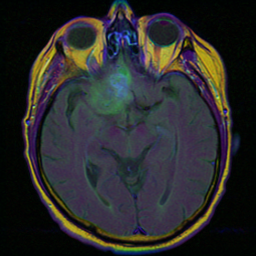
#> input picture data/sample/images/mri_brain_tumor_01.png, 256 x 256 px
$ jupyter execute --allow-errors 02_preprocessing_and_skull_stripping.ipynb   (shell and % lines are left out)
#> lines starting #> are read from the running program, lines starting #| are printed output that depends on the picture; after the words box and inside, x2 and y2 are one past the last pixel; in counts of white or black regions, pixels touching at a corner belong together
### src/preprocessing/filters.py
"""Bộ lọc khử nhiễu Rician và tăng cường độ tương phản ảnh MRI.

Phụ trách: Hà Mạnh Trường (MSSV: 2045240326).
Tài liệu tham khảo: Gonzalez & Woods (4th Ed), Chapter 3 (Intensity Transformations) & Chapter 5 (Restoration).
"""

from typing import Tuple
import numpy as np
import cv2

def apply_bilateral_filter(
    image: np.ndarray,
    d: int = 9,
    sigma_color: float = 75.0,
    sigma_space: float = 75.0
) -> np.ndarray:
    """Khử nhiễu Rician trên ảnh MRI nhưng bảo toàn độ sắc nét đường bờ khối u.

    Args:
        image: Ảnh MRI xám đầu vào (H, W), dtype uint8 [0, 255].
        d: Đường kính vùng lân cận điểm ảnh.
        sigma_color: Độ lệch chuẩn của hàm Gauss trong không gian mức xám.
        sigma_space: Độ lệch chuẩn của hàm Gauss trong không gian tọa độ.

    Returns:
        np.ndarray: Ảnh sau khi khử nhiễu, cùng kích thước và dtype với ảnh đầu vào.
    """
    if len(image.shape) == 3:
        image = cv2.cvtColor(image, cv2.COLOR_BGR2GRAY)
    return cv2.bilateralFilter(image, d=d, sigmaColor=sigma_color, sigmaSpace=sigma_space)


def apply_clahe(
    image: np.ndarray,
    clip_limit: float = 2.0,
    tile_grid_size: Tuple[int, int] = (8, 8)
) -> np.ndarray:
    """Tăng cường độ tương phản thích ứng giới hạn độ tương phản (CLAHE).

    Args:
        image: Ảnh MRI xám đầu vào (H, W), dtype uint8 [0, 255].
        clip_limit: Ngưỡng cắt lược đồ xám để tránh khuếch đại nhiễu nền.
        tile_grid_size: Kích thước lưới chia nhỏ ảnh để cân bằng cục bộ.

    Returns:
        np.ndarray: Ảnh sau khi tăng tương phản mô não.
    """
    if len(image.shape) == 3:
        image = cv2.cvtColor(image, cv2.COLOR_BGR2GRAY)
    clahe = cv2.createCLAHE(clipLimit=clip_limit, tileGridSize=tile_grid_size)
    return clahe.apply(image)

### src/preprocessing/skull_strip.py
"""Thuật toán Tách sọ não (Skull Stripping) 6 bước trên ảnh MRI.

Phụ trách: Hà Mạnh Trường (MSSV: 2045240326).
Tài liệu tham khảo: Gonzalez & Woods (4th Ed), Chapter 9 (Morphological Image Processing).

Quy trình 6 bước DIP:
1. Khử nhiễu sơ bộ bằng Gaussian blur (5x5, sigma=1.0).
2. Phân ngưỡng nhị phân Otsu tự động tách đầu khỏi nền đen.
3. Phép mở hình thái học (Morphological Opening) cắt đứt cầu nối mô giữa màng não và xương sọ.
4. Trích xuất thành phần liên thông lớn nhất (Largest Connected Component - LCC).
5. Phép đóng hình thái học (Closing) khép rãnh nhỏ và lấp đầy lỗ hổng não thất (Hole Filling).
6. Phép nhân Bitwise-AND với ảnh gốc để thu được ảnh não sạch sọ.
"""

from typing import Dict, Optional, Tuple, Union
import numpy as np
import cv2


def _build_brain_mask_steps(
    gray: np.ndarray,
    kernel_size: int
) -> Tuple[np.ndarray, Dict[str, np.ndarray]]:
    """Thực thi chuỗi 6 bước và trả về mặt nạ não kèm toàn bộ ảnh trung gian.

    Args:
        gray: Ảnh MRI xám đầu vào (H, W), dtype uint8.
        kernel_size: Kích thước phần tử cấu trúc elip cho phép Opening.

    Returns:
        Tuple[np.ndarray, Dict[str, np.ndarray]]: (brain_mask, intermediates) với
        các khoá 'original', 'denoised', 'otsu', 'opened', 'lcc',
        'closed_and_filled', 'brain_mask', 'stripped'.
    """
    steps: Dict[str, np.ndarray] = {}

    # 1. Khử nhiễu sơ bộ bằng Gaussian blur
    steps["original"] = gray.copy()
    denoised = cv2.GaussianBlur(gray, (5, 5), sigmaX=1.0)
    steps["denoised"] = denoised

    # 2. Ngưỡng hóa tự động Otsu
    _, otsu = cv2.threshold(denoised, 0, 255, cv2.THRESH_BINARY + cv2.THRESH_OTSU)
    steps["otsu"] = otsu

    # 3. Phép mở hình thái học với phần tử cấu trúc elip
    kernel = cv2.getStructuringElement(cv2.MORPH_ELLIPSE, (kernel_size, kernel_size))
    opened = cv2.morphologyEx(otsu, cv2.MORPH_OPEN, kernel, iterations=2)
    steps["opened"] = opened

    # 4. Tìm thành phần liên thông lớn nhất (Nhu mô não)
    lcc = np.zeros_like(gray, dtype=np.uint8)
    num_labels, labels, stats, _ = cv2.connectedComponentsWithStats(opened, connectivity=8)
    if num_labels > 1:
        # Bỏ qua label 0 (nền đen), tìm nhãn có diện tích lớn nhất
        largest_label = 1 + int(np.argmax(stats[1:, cv2.CC_STAT_AREA]))
        lcc[labels == largest_label] = 255
    steps["lcc"] = lcc

    # 5. Phép đóng hình thái học + lấp đầy lỗ hổng bên trong nhu mô não
    close_kernel = cv2.getStructuringElement(cv2.MORPH_ELLIPSE, (11, 11))
    closed = cv2.morphologyEx(lcc, cv2.MORPH_CLOSE, close_kernel, iterations=1)

    mask_floodfill = closed.copy()
    h, w = closed.shape
    fill_mask = np.zeros((h + 2, w + 2), np.uint8)
    cv2.floodFill(mask_floodfill, fill_mask, (0, 0), 255)
    mask_holes = cv2.bitwise_not(mask_floodfill)
    brain_mask = cv2.bitwise_or(closed, mask_holes)
    steps["closed_and_filled"] = brain_mask.copy()

    # 6. Bitwise-AND giữ lại nhu mô não trên ảnh gốc
    steps["brain_mask"] = brain_mask
    steps["stripped"] = cv2.bitwise_and(gray, gray, mask=brain_mask)

    return brain_mask, steps


def extract_brain_mask(
    image: np.ndarray,
    kernel_size: int = 5,
    return_intermediates: bool = False
) -> Union[np.ndarray, Tuple[np.ndarray, Dict[str, np.ndarray]]]:
    """Tạo mặt nạ nhị phân nhu mô não (Brain Mask), loại bỏ xương sọ và da đầu.

    Args:
        image: Ảnh MRI xám đầu vào (H, W), dtype uint8 [0, 255].
        kernel_size: Kích thước phần tử cấu trúc dạng đĩa (disk/ellipse).
        return_intermediates: Nếu True, trả thêm từ điển ảnh trung gian 6 bước.

    Returns:
        - return_intermediates=False: np.ndarray mặt nạ nhị phân (H, W),
          dtype uint8, giá trị {0, 255}.
        - return_intermediates=True: Tuple[np.ndarray, Dict[str, np.ndarray]] gồm
          (brain_mask, intermediates).
    """
    if len(image.shape) == 3:
        gray = cv2.cvtColor(image, cv2.COLOR_BGR2GRAY)
    else:
        gray = image.copy()

    brain_mask, steps = _build_brain_mask_steps(gray, kernel_size)
    if return_intermediates:
        return brain_mask, steps
    return brain_mask


def strip_skull(
    image: np.ndarray,
    brain_mask: Optional[np.ndarray] = None,
    return_intermediates: bool = False
) -> Union[Tuple[np.ndarray, np.ndarray],
           Tuple[np.ndarray, np.ndarray, Dict[str, np.ndarray]]]:
    """Tách sọ não khỏi ảnh MRI gốc.

    Args:
        image: Ảnh MRI xám đầu vào (H, W), dtype uint8.
        brain_mask: Mặt nạ não đã tính trước (nếu có). Nếu None, hàm sẽ tự gọi
            extract_brain_mask.
        return_intermediates: Nếu True, trả thêm từ điển ảnh trung gian 6 bước.

    Returns:
        - return_intermediates=False: Tuple (ảnh_sau_tách_sọ, mặt_nạ_nhu_mô_não).
        - return_intermediates=True: Tuple (ảnh_sau_tách_sọ, mặt_nạ_nhu_mô_não,
          intermediates).
    """
    if len(image.shape) == 3:
        gray = cv2.cvtColor(image, cv2.COLOR_BGR2GRAY)
    else:
        gray = image.copy()

    steps: Optional[Dict[str, np.ndarray]] = None
    if brain_mask is None:
        if return_intermediates:
            brain_mask, steps = extract_brain_mask(gray, return_intermediates=True)
        else:
            brain_mask = extract_brain_mask(gray)

    # Nhân bitwise-AND để giữ lại vùng não sạch sọ
    stripped_brain = cv2.bitwise_and(gray, gray, mask=brain_mask)

    if not return_intermediates:
        return stripped_brain, brain_mask

    if steps is None:
        # Mặt nạ được truyền từ ngoài: vẫn dựng chuỗi trung gian chuẩn để báo cáo.
        _, steps = extract_brain_mask(gray, return_intermediates=True)
        steps["brain_mask"] = brain_mask
    steps["stripped"] = stripped_brain
    return stripped_brain, brain_mask, steps

### notebooks/02_preprocessing_and_skull_stripping.ipynb
# 📓 Notebook 2: Tiền Xử Lý & Tách Sọ Não (Skull Stripping)
**Căn cứ tài liệu:** `docs/KHUNG_NOI_DUNG_TONG_QUAT_DO_AN_XLAS.md`
* **Quy trình chuẩn Bộ môn:** **Bước 2 — Tiền xử lý & Cải thiện chất lượng ảnh (Preprocessing & Skull Stripping)**
* **Ánh xạ Báo cáo đồ án:** **Mục 4 — Tiền xử lý ảnh**
* **Học phần:** Xử lý ảnh số (2026–2027) — Khoa CNTT — Trường ĐH Công Thương TP.HCM (HUIT)
* **Nhóm thực hiện:** Hà Mạnh Trường (2045240326) & Huỳnh Tâm Trí (2045240315) — *Trường phụ trách chính*

---

## 🎯 1. Cơ sở lý thuyết DIP (Gonzalez & Woods Ch. 3, 5 & 9)
1. **Khử nhiễu Rician:** Áp dụng **Bilateral Filter** phi tuyến nhằm lọc nhiễu hạt y tế nhưng bảo toàn độ dốc cường độ tại ranh giới khối u (tránh làm nhòe biên như bộ lọc Gaussian).
2. **Cân bằng tương phản:** Áp dụng **CLAHE** (Contrast Limited Adaptive Histogram Equalization) làm rõ cấu trúc mô mềm chất trắng / chất xám.
3. **Kỹ thuật Tách sọ não kinh điển (Skull Stripping):**
   * *Otsu Thresholding:* Nhị phân hóa tự động phân tách phần đầu khỏi nền đen.
   * *Morphological Opening:* Phép mở với phần tử cấu trúc dạng đĩa (Disk/Ellipse structuring element) cắt đứt các "cầu nối mô" giữa màng não và xương sọ.
   * *Largest Connected Component (LCC):* Trích xuất thành phần liên thông có diện tích lớn nhất (nhu mô não).
   * *Hole Filling:* Lấp đầy lỗ trống não thất bằng phép bù nhị phân và thuật toán FloodFill.
   * *Bitwise-AND:* Nhân mặt nạ não với ảnh gốc để thu được ảnh não sạch sọ hoàn hảo.

[cell 1]
import os
import sys
import numpy as np
import cv2
import matplotlib.pyplot as plt

sys.path.append(os.path.abspath(".."))
from src.preprocessing.filters import apply_bilateral_filter, apply_clahe
from src.preprocessing.skull_strip import extract_brain_mask, strip_skull

print("Module tiền xử lý và tách sọ đã được nạp thành công.")

## 🔬 2. Thử Nghiệm Chi Tiết Từng Bước Tách Sọ Trên Ca Mẫu
Phân tích trực quan 6 giai đoạn xử lý từ ảnh MRI gốc đến ảnh sạch sọ:

[cell 2]
img_path = "../data/sample/images/mri_brain_tumor_01.png"
orig_img = cv2.imread(img_path, cv2.IMREAD_GRAYSCALE)
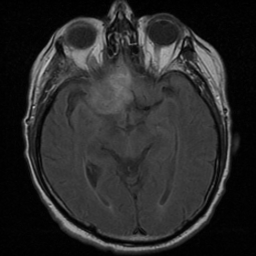
#> orig_img: shape (256, 256); min 0, max 195, mean 41.8

# 1. Khử nhiễu Bilateral
denoised = apply_bilateral_filter(orig_img, d=9, sigma_color=75.0, sigma_space=75.0)

# 2-6. Chuỗi 6 bước: Otsu -> Opening -> LCC -> Closing & Hole Filling -> Bitwise-AND
stripped_brain, brain_mask, steps = strip_skull(denoised, return_intermediates=True)
#> in _build_brain_mask_steps, `_, otsu = cv2.threshold(denoised, 0, 255, cv2.THRESH_BINARY + cv2.THRE..`:
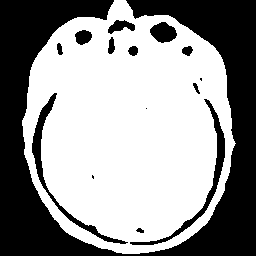
#> otsu: shape (256, 256); 58.9% white; 15 black regions (3 under 20 px), largest, box (x1, y1, x2, y2) and area: (0, 0, 256, 256) 23655, (32, 93, 128, 244) 1093, (130, 99, 225, 245) 1036
#> in _build_brain_mask_steps, `opened = cv2.morphologyEx(otsu, cv2.MORPH_OPEN, kernel, iterations=2)`: opened: shape (256, 256); 56.7% white; 11 black regions (3 under 20 px), largest, box (x1, y1, x2, y2) and area: (0, 0, 256, 256) 27540, (108, 20, 135, 54) 335, (75, 30, 92, 45) 188
#> in _build_brain_mask_steps, `num_labels, labels, stats, _ = cv2.connectedComponentsWithStats(opened..`:
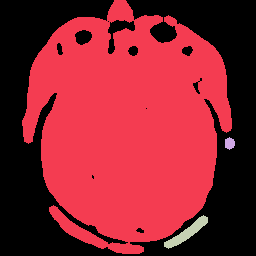
#> labels: shape (256, 256) int32; 4 distinct labels, from 0 to 3; one colour per label, 0 black
#> in _build_brain_mask_steps, `num_labels, labels, stats, _ = cv2.connectedComponentsWithStats(opened..`: num_labels = 4; stats = [[0, 0, 256, 256, 28353], [22, 0, 210, 254, 36637], [225, 137, 10, 13, 98], [164, 215, 44, 34, 448]]
#> in _build_brain_mask_steps, `largest_label = 1 + int(np.argmax(stats[1:, cv2.CC_STAT_AREA]))`: largest_label = 1
#> in extract_brain_mask, `brain_mask, steps = _build_brain_mask_steps(gray, kernel_size)`:
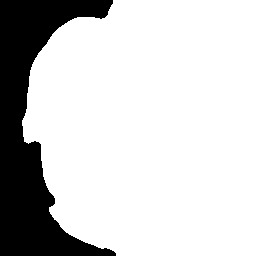
#> brain_mask: shape (256, 256); 80.4% white; 1 black region, box (x1, y1, x2, y2) and area: (0, 0, 116, 256) 12815
#> in extract_brain_mask, `brain_mask, steps = _build_brain_mask_steps(gray, kernel_size)`: steps = 8 items
#> steps = 8 items

otsu_bin = steps['otsu']
opened = steps['opened']
lcc_mask = steps['lcc']
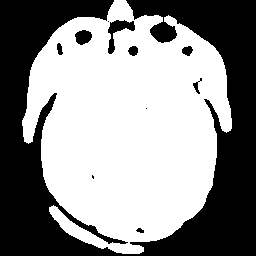
#> lcc_mask: shape (256, 256); 55.9% white; 11 black regions (3 under 20 px), largest, box (x1, y1, x2, y2) and area: (0, 0, 256, 256) 28086, (108, 20, 135, 54) 335, (75, 30, 92, 45) 188

# Vẽ biểu đồ 6 bước
fig, axes = plt.subplots(2, 3, figsize=(15, 9))
steps = [
    ("1. Ảnh MRI Gốc (Original)", orig_img, 'gray'),
    ("2. Ngưỡng Hóa Otsu (Binary Head)", otsu_bin, 'gray'),
    ("3. Morphological Opening (Cắt cuống mô)", opened, 'gray'),
    ("4. LCC Nhu Mô Não (Largest Component)", lcc_mask, 'gray'),
    ("5. Brain Mask (Đã lấp não thất)", brain_mask, 'hot'),
    ("6. Não Sạch Sọ (Skull Stripped Result)", stripped_brain, 'gray')
]

for i, (title, img_step, cmap) in enumerate(steps):
    r, c = i // 3, i % 3
    axes[r, c].imshow(img_step, cmap=cmap)
    axes[r, c].set_title(title, fontsize=11, fontweight='bold')
    axes[r, c].axis('off')
#> this loop made 6 passes
#> (title, cmap, r, c) on passes 1 to 6: ('1. Ảnh MRI Gốc (Original)', 'gray', 0, 0), ('2. Ngưỡng Hóa Otsu (Binary Head)', 'gray', 0, 1), ('3. Morphological Opening (Cắt cuống mô)', 'gray', 0, 2), ('4. LCC Nhu Mô Não (Largest Component)', 'gray', 1, 0), ('5. Brain Mask (Đã lấp não thất)', 'hot', 1, 1), ('6. Não Sạch Sọ (Skull Stripped Result)', 'gray', 1, 2)

plt.suptitle("Quy Trình 6 Bước Tách Sọ Não Bằng Kỹ Thuật Hình Thái Học & Liên Thông (DIP Core)", fontsize=14, fontweight='bold')
plt.tight_layout()
plt.show()

## 🩺 3. Đánh Giá Khả Năng Tăng Cường Tương Phản CLAHE
So sánh ảnh não sau tách sọ khi có và không áp dụng CLAHE:

[cell 3]
clahe_brain = apply_clahe(stripped_brain, clip_limit=2.0, tile_grid_size=(8, 8))
#> in apply_clahe, `return clahe.apply(image)`:
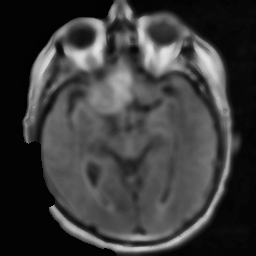
#> returned value: shape (256, 256); min 1, max 227, mean 59.3

fig, axes = plt.subplots(1, 2, figsize=(12, 5))
axes[0].imshow(stripped_brain, cmap='gray')
axes[0].set_title("Ảnh Não Sau Tách Sọ (Chưa CLAHE)", fontsize=12)
axes[0].axis('off')

axes[1].imshow(clahe_brain, cmap='gray')
axes[1].set_title("Ảnh Não Sau Cân Bằng Tương Phản CLAHE", fontsize=12)
axes[1].axis('off')

plt.tight_layout()
plt.show()
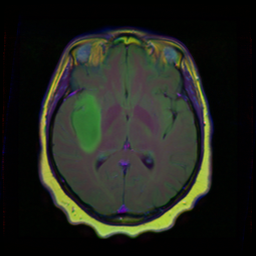
#> input picture data/sample/images/mri_brain_tumor_03.png, 256 x 256 px

## 🔍 4. Kiểm Thử Tính Bền Vững Của Tách Sọ Trên 4 Ca Khác Nhau
Chứng minh thuật toán hoạt động ổn định trên nhiều kích thước hộp sọ khác nhau:

[cell 4]
test_cases = ["mri_brain_tumor_03", "mri_brain_tumor_07", "mri_brain_tumor_12", "mri_brain_tumor_17"]

fig, axes = plt.subplots(4, 3, figsize=(12, 13))

#> (the rest of this cell did not finish here and is left out)

#> call 2 of extract_brain_mask, with kernel_size = 5, return_intermediates = False
#> call 2 of _build_brain_mask_steps, with kernel_size = 5
#> in _build_brain_mask_steps (call 2), `_, otsu = cv2.threshold(denoised, 0, 255, cv2.THRESH_BINARY + cv2.THRE..`: otsu: shape (256, 256); 40.8% white; 1 white region, box (x1, y1, x2, y2) and area: (39, 29, 212, 239) 26748
#> in _build_brain_mask_steps (call 2), `opened = cv2.morphologyEx(otsu, cv2.MORPH_OPEN, kernel, iterations=2)`: opened: shape (256, 256); 39.5% white; 2 white regions, box (x1, y1, x2, y2) and area: (40, 34, 212, 215) 22408, (39, 137, 212, 239) 3459
#> in _build_brain_mask_steps (call 2), `num_labels, labels, stats, _ = cv2.connectedComponentsWithStats(opened..`:
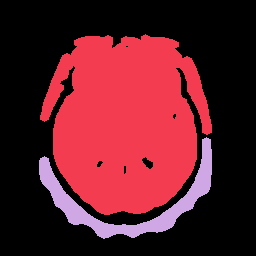
#> labels: shape (256, 256) int32; 3 distinct labels, from 0 to 2; one colour per label, 0 black
#> in _build_brain_mask_steps (call 2), `num_labels, labels, stats, _ = cv2.connectedComponentsWithStats(opened..`: num_labels = 3; stats = [[0, 0, 256, 256, 39669], [40, 34, 172, 181, 22408], [39, 137, 173, 102, 3459]]
#> in extract_brain_mask (call 2), `brain_mask, steps = _build_brain_mask_steps(gray, kernel_size)`:
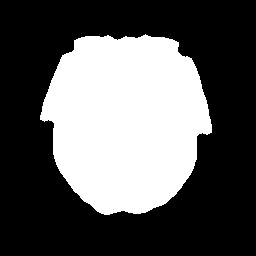
#> brain_mask: shape (256, 256); 35.7% white; 1 white region, box (x1, y1, x2, y2) and area: (40, 34, 212, 215) 23401
    res_stripped, _ = strip_skull(im, b_mask)
#> call 2 of strip_skull, with return_intermediates = False
#> in strip_skull (call 2), `stripped_brain = cv2.bitwise_and(gray, gray, mask=brain_mask)`:
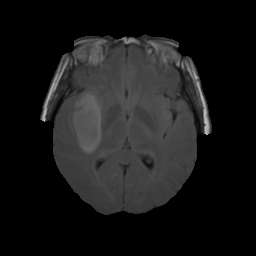
#> stripped_brain: shape (256, 256); min 0, max 196, mean 24.2

    axes[idx, 0].imshow(im, cmap='gray')
    axes[idx, 0].set_title(f"Gốc: {case_id}")
    axes[idx, 0].axis('off')

    axes[idx, 1].imshow(b_mask, cmap='hot')
    axes[idx, 1].set_title("Mặt Nạ Nhu Mô Não")
    axes[idx, 1].axis('off')

    axes[idx, 2].imshow(res_stripped, cmap='gray')
    axes[idx, 2].set_title("Não Đã Tách Sọ")
    axes[idx, 2].axis('off')

plt.suptitle("Kiểm Thử Tính Bền Vững Của Thuật Toán Tách Sọ Trên Nhiều Bệnh Nhân", fontsize=13, fontweight='bold')
plt.tight_layout()
plt.show()
